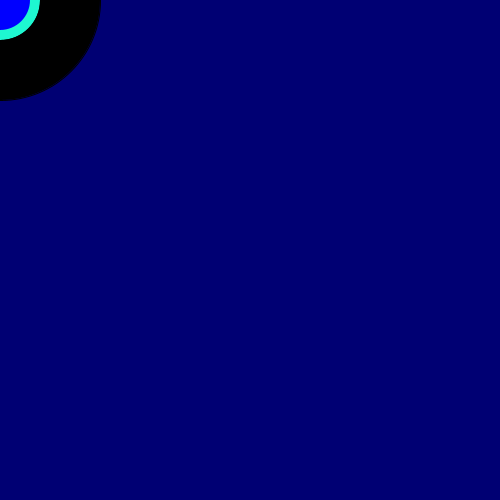
Frame 1 (no input)
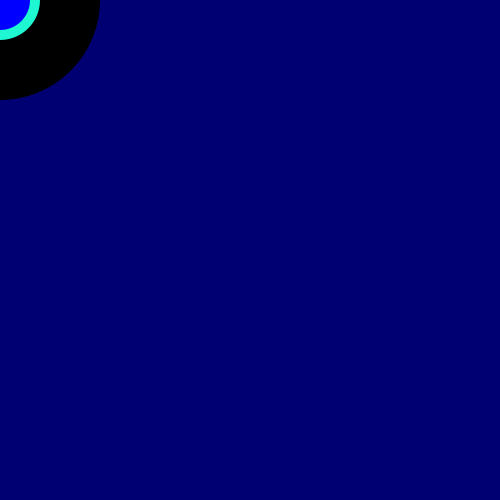
Frame 60 (the mouse pressed at the canvas centre just before this capture)
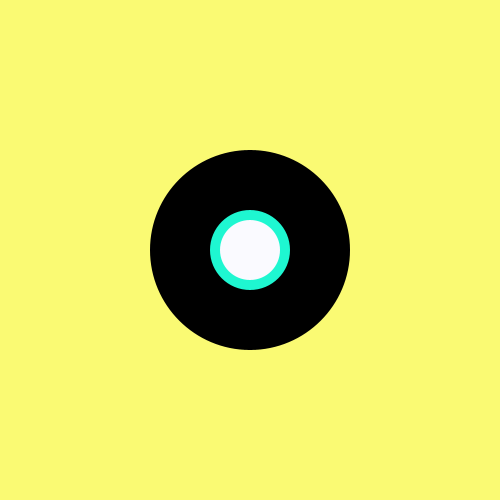
Frame 120 (the mouse held since frame 60 and released just before this capture)

The Processing sketch that drew these frames (run headless with seeded random() and noise(); from frame 60 on, the mouse is pressed at the canvas centre):

// Processing sketch: processing_31136
// ── processing_31136.pde

void setup() {
  size(500,500);
  smooth();
}
  void draw() 
  {
    background(mouseX,mouseY,115);
    
    fill(0);
    ellipse(mouseX,mouseY,200,200);
    
    fill(30,247,209);
    ellipse(mouseX,mouseY,80,80);
    
      fill(247,63,30);
      ellipse(mouseX,mouseY,40,40);
    
    fill(mouseX,mouseY,255);
    noStroke();
    ellipse(mouseX,mouseY,60,60);
  }
